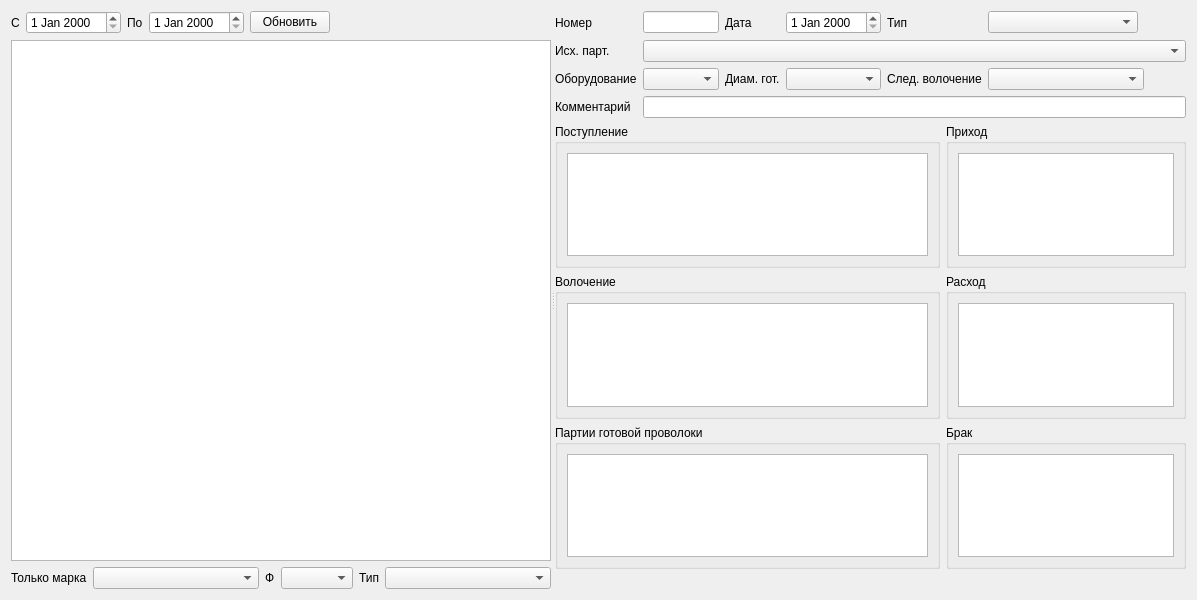
<?xml version="1.0" encoding="UTF-8"?>
<ui version="4.0">
 <class>FormPodt</class>
 <widget class="QWidget" name="FormPodt">
  <property name="geometry">
   <rect>
    <x>0</x>
    <y>0</y>
    <width>1197</width>
    <height>600</height>
   </rect>
  </property>
  <property name="windowTitle">
   <string>Подтяжки</string>
  </property>
  <layout class="QVBoxLayout" name="verticalLayout_10">
   <item>
    <widget class="QSplitter" name="splitter">
     <property name="orientation">
      <enum>Qt::Orientation::Horizontal</enum>
     </property>
     <widget class="QWidget" name="layoutWidget">
      <layout class="QVBoxLayout" name="verticalLayout_8">
       <item>
        <layout class="QHBoxLayout" name="horizontalLayout_4">
         <item>
          <widget class="QLabel" name="label_8">
           <property name="text">
            <string>С</string>
           </property>
          </widget>
         </item>
         <item>
          <widget class="DbDateEdit" name="dateEditBeg"/>
         </item>
         <item>
          <widget class="QLabel" name="label_9">
           <property name="text">
            <string>По</string>
           </property>
          </widget>
         </item>
         <item>
          <widget class="DbDateEdit" name="dateEditEnd"/>
         </item>
         <item>
          <widget class="QPushButton" name="cmdUpd">
           <property name="toolTip">
            <string>Обновить список подтяжек</string>
           </property>
           <property name="text">
            <string>Обновить</string>
           </property>
           <property name="icon">
            <iconset theme="view-refresh"/>
           </property>
          </widget>
         </item>
         <item>
          <spacer name="horizontalSpacer">
           <property name="orientation">
            <enum>Qt::Orientation::Horizontal</enum>
           </property>
           <property name="sizeHint" stdset="0">
            <size>
             <width>40</width>
             <height>20</height>
            </size>
           </property>
          </spacer>
         </item>
        </layout>
       </item>
       <item>
        <widget class="DbViewer" name="tableView">
         <property name="minimumSize">
          <size>
           <width>540</width>
           <height>0</height>
          </size>
         </property>
         <property name="editTriggers">
          <set>QAbstractItemView::EditTrigger::NoEditTriggers</set>
         </property>
         <property name="selectionMode">
          <enum>QAbstractItemView::SelectionMode::SingleSelection</enum>
         </property>
         <property name="selectionBehavior">
          <enum>QAbstractItemView::SelectionBehavior::SelectRows</enum>
         </property>
        </widget>
       </item>
       <item>
        <layout class="QHBoxLayout" name="horizontalLayout_5">
         <item>
          <widget class="QLabel" name="label_12">
           <property name="text">
            <string>Только марка</string>
           </property>
          </widget>
         </item>
         <item>
          <widget class="DbComboBox" name="comboBoxFMark">
           <property name="sizePolicy">
            <sizepolicy hsizetype="Expanding" vsizetype="Fixed">
             <horstretch>0</horstretch>
             <verstretch>0</verstretch>
            </sizepolicy>
           </property>
          </widget>
         </item>
         <item>
          <widget class="QLabel" name="label_11">
           <property name="text">
            <string>Ф</string>
           </property>
          </widget>
         </item>
         <item>
          <widget class="DbComboBox" name="comboBoxFDiam"/>
         </item>
         <item>
          <widget class="QLabel" name="label_13">
           <property name="text">
            <string>Тип</string>
           </property>
          </widget>
         </item>
         <item>
          <widget class="DbComboBox" name="comboBoxFType">
           <property name="sizePolicy">
            <sizepolicy hsizetype="Expanding" vsizetype="Fixed">
             <horstretch>0</horstretch>
             <verstretch>0</verstretch>
            </sizepolicy>
           </property>
          </widget>
         </item>
        </layout>
       </item>
      </layout>
     </widget>
     <widget class="QWidget" name="layoutWidget1">
      <layout class="QVBoxLayout" name="verticalLayout_9">
       <item>
        <layout class="QGridLayout" name="gridLayout">
         <item row="2" column="4">
          <widget class="QLabel" name="label_10">
           <property name="text">
            <string>След. волочение</string>
           </property>
          </widget>
         </item>
         <item row="0" column="8" colspan="2">
          <spacer name="horizontalSpacer_2">
           <property name="orientation">
            <enum>Qt::Orientation::Horizontal</enum>
           </property>
           <property name="sizeHint" stdset="0">
            <size>
             <width>68</width>
             <height>20</height>
            </size>
           </property>
          </spacer>
         </item>
         <item row="1" column="0">
          <widget class="QLabel" name="label_4">
           <property name="maximumSize">
            <size>
             <width>120</width>
             <height>16777215</height>
            </size>
           </property>
           <property name="text">
            <string>Исх. парт.</string>
           </property>
          </widget>
         </item>
         <item row="2" column="0">
          <widget class="QLabel" name="label_7">
           <property name="maximumSize">
            <size>
             <width>120</width>
             <height>16777215</height>
            </size>
           </property>
           <property name="text">
            <string>Оборудование</string>
           </property>
          </widget>
         </item>
         <item row="2" column="1">
          <widget class="DbComboBox" name="comboBoxLine">
           <property name="maximumSize">
            <size>
             <width>150</width>
             <height>16777215</height>
            </size>
           </property>
          </widget>
         </item>
         <item row="2" column="2">
          <widget class="QLabel" name="label_5">
           <property name="maximumSize">
            <size>
             <width>80</width>
             <height>16777215</height>
            </size>
           </property>
           <property name="text">
            <string>Диам. гот.</string>
           </property>
          </widget>
         </item>
         <item row="2" column="3">
          <widget class="DbComboBox" name="comboBoxDiam"/>
         </item>
         <item row="3" column="0">
          <widget class="QLabel" name="label_3">
           <property name="maximumSize">
            <size>
             <width>120</width>
             <height>16777215</height>
            </size>
           </property>
           <property name="text">
            <string>Комментарий</string>
           </property>
          </widget>
         </item>
         <item row="3" column="1" colspan="9">
          <widget class="QLineEdit" name="lineEditComm"/>
         </item>
         <item row="0" column="0">
          <widget class="QLabel" name="label">
           <property name="maximumSize">
            <size>
             <width>120</width>
             <height>16777215</height>
            </size>
           </property>
           <property name="text">
            <string>Номер</string>
           </property>
          </widget>
         </item>
         <item row="0" column="1">
          <widget class="QLineEdit" name="lineEditNum">
           <property name="maximumSize">
            <size>
             <width>150</width>
             <height>16777215</height>
            </size>
           </property>
          </widget>
         </item>
         <item row="0" column="2">
          <widget class="QLabel" name="label_2">
           <property name="text">
            <string>Дата</string>
           </property>
          </widget>
         </item>
         <item row="0" column="3">
          <widget class="DbDateEdit" name="dateEdit"/>
         </item>
         <item row="0" column="4">
          <widget class="QLabel" name="label_6">
           <property name="text">
            <string>Тип</string>
           </property>
          </widget>
         </item>
         <item row="0" column="5" colspan="3">
          <widget class="DbComboBox" name="comboBoxType">
           <property name="minimumSize">
            <size>
             <width>150</width>
             <height>0</height>
            </size>
           </property>
          </widget>
         </item>
         <item row="2" column="9">
          <spacer name="horizontalSpacer_3">
           <property name="orientation">
            <enum>Qt::Orientation::Horizontal</enum>
           </property>
           <property name="sizeHint" stdset="0">
            <size>
             <width>68</width>
             <height>20</height>
            </size>
           </property>
          </spacer>
         </item>
         <item row="2" column="5" colspan="4">
          <widget class="DbComboBox" name="comboBoxVol"/>
         </item>
         <item row="1" column="1" colspan="9">
          <widget class="DbComboBox" name="comboBoxSrs"/>
         </item>
        </layout>
       </item>
       <item>
        <layout class="QHBoxLayout" name="horizontalLayout">
         <item>
          <widget class="QGroupBox" name="groupBoxCont">
           <property name="title">
            <string>Поступление</string>
           </property>
           <layout class="QVBoxLayout" name="verticalLayout_7">
            <item>
             <widget class="DbViewer" name="tableViewCont"/>
            </item>
           </layout>
          </widget>
         </item>
         <item>
          <widget class="QGroupBox" name="groupBoxPodtIn">
           <property name="maximumSize">
            <size>
             <width>240</width>
             <height>16777215</height>
            </size>
           </property>
           <property name="title">
            <string>Приход</string>
           </property>
           <layout class="QVBoxLayout" name="verticalLayout">
            <item>
             <widget class="DbViewer" name="tableViewPodtIn"/>
            </item>
           </layout>
          </widget>
         </item>
        </layout>
       </item>
       <item>
        <layout class="QHBoxLayout" name="horizontalLayout_3">
         <item>
          <widget class="QGroupBox" name="groupBoxVol">
           <property name="title">
            <string>Волочение</string>
           </property>
           <layout class="QVBoxLayout" name="verticalLayout_2">
            <item>
             <widget class="DbViewer" name="tableViewVol"/>
            </item>
           </layout>
          </widget>
         </item>
         <item>
          <widget class="QGroupBox" name="groupBoxPodtOut">
           <property name="maximumSize">
            <size>
             <width>240</width>
             <height>16777215</height>
            </size>
           </property>
           <property name="title">
            <string>Расход</string>
           </property>
           <layout class="QVBoxLayout" name="verticalLayout_5">
            <item>
             <widget class="DbViewer" name="tableViewPodtOut"/>
            </item>
           </layout>
          </widget>
         </item>
        </layout>
       </item>
       <item>
        <layout class="QHBoxLayout" name="horizontalLayout_2">
         <item>
          <widget class="QGroupBox" name="groupBox">
           <property name="title">
            <string>Партии готовой проволоки</string>
           </property>
           <layout class="QVBoxLayout" name="verticalLayout_3">
            <item>
             <widget class="TableView" name="tableViewPart">
              <attribute name="verticalHeaderVisible">
               <bool>false</bool>
              </attribute>
             </widget>
            </item>
           </layout>
          </widget>
         </item>
         <item>
          <widget class="QGroupBox" name="groupBoxDef">
           <property name="minimumSize">
            <size>
             <width>240</width>
             <height>0</height>
            </size>
           </property>
           <property name="maximumSize">
            <size>
             <width>240</width>
             <height>16777215</height>
            </size>
           </property>
           <property name="title">
            <string>Брак</string>
           </property>
           <layout class="QVBoxLayout" name="verticalLayout_4">
            <item>
             <widget class="DbViewer" name="tableViewPodtDef"/>
            </item>
           </layout>
          </widget>
         </item>
        </layout>
       </item>
       <item>
        <layout class="QHBoxLayout" name="horizontalLayoutBtn">
         <item>
          <spacer name="horizontalSpacer_4">
           <property name="orientation">
            <enum>Qt::Orientation::Horizontal</enum>
           </property>
           <property name="sizeHint" stdset="0">
            <size>
             <width>40</width>
             <height>20</height>
            </size>
           </property>
          </spacer>
         </item>
        </layout>
       </item>
      </layout>
     </widget>
    </widget>
   </item>
  </layout>
 </widget>
 <customwidgets>
  <customwidget>
   <class>TableView</class>
   <extends>QTableView</extends>
   <header>olap/tableview.h</header>
  </customwidget>
  <customwidget>
   <class>DbViewer</class>
   <extends>QTableView</extends>
   <header>db/dbviewer.h</header>
  </customwidget>
  <customwidget>
   <class>DbComboBox</class>
   <extends>QComboBox</extends>
   <header>db/dbcombobox.h</header>
  </customwidget>
  <customwidget>
   <class>DbDateEdit</class>
   <extends>QDateEdit</extends>
   <header>db/dbdateedit.h</header>
  </customwidget>
 </customwidgets>
 <tabstops>
  <tabstop>lineEditNum</tabstop>
  <tabstop>dateEdit</tabstop>
  <tabstop>comboBoxSrs</tabstop>
  <tabstop>comboBoxLine</tabstop>
  <tabstop>comboBoxDiam</tabstop>
  <tabstop>tableViewCont</tabstop>
  <tabstop>tableViewPart</tabstop>
  <tabstop>dateEditBeg</tabstop>
  <tabstop>dateEditEnd</tabstop>
  <tabstop>cmdUpd</tabstop>
  <tabstop>tableView</tabstop>
 </tabstops>
 <resources/>
 <connections/>
</ui>
